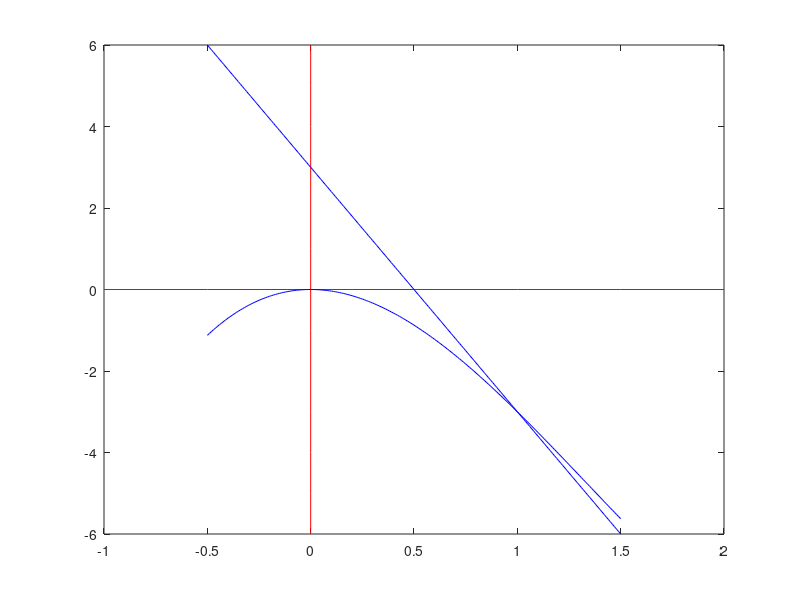

This figure's MATLAB source: (Note: this script raises an error after producing the figure.)
% Ilham Nur Romdoni, M0520038

x = -0.5:0.01:1.5;
y1 = x.^3-4*x.^2;
y2 = -6*x+3;
X = -1:0.5:2;
Y = 0.*X;
Y1 = -6:1:6;
X1 = 0.*Y1;
plot(X,Y,'r',X1,Y1,'r',x,y1,'b',x,y2,'b');
gtext('f(x1) = x^3 - 4x^2');
gtext('f(x2) = -6*x + 3');
gtext('akar');